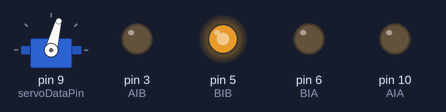
A sketch run on a simulated Arduino Uno, built with avr-gcc and run on an emulated ATmega328P. Parts: servo, output pins drawn as LEDs (lit = HIGH).

Above: at 0.3 s.
Timing chart, 0 to 1.8 s (numbered marks = the images above):
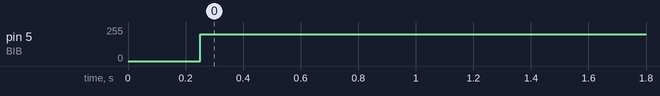

The sketch:

servo.ino
```cpp
#include <Servo.h>
#include <NewPing.h>

int pos = 0;
const int triggerPin = 11;
const int echoPin = 12;
int servoDataPin = 9;

const int AIA = 10;
const int AIB = 3;
const int BIA = 6;
const int BIB = 5;

int front_distance = 0;
int left_distance = 0;
int right_distance = 0;

int scanDelay = 100;
byte speed = 200;

Servo servo;
NewPing sonar(triggerPin, echoPin, 100);

void setup() {
  Serial.begin(9600);
  servo.attach(servoDataPin);
  servo.write(75); //20 75 150
  pinMode(AIA, OUTPUT); // set pins to output
  pinMode(AIB, OUTPUT);
  pinMode(BIA, OUTPUT);
  pinMode(BIB, OUTPUT);
  Serial.begin( 9600 );
}

void loop() {
  delay(250);
  go_back();
  //scanForObstacles();
  //driver();
}

void driver() {
  if((front_distance <= right_distance) && (front_distance <= left_distance)) {
    go_front();
  } else if((right_distance <= left_distance) && (right_distance <= front_distance)) {
    turn_right();
  } else if((left_distance <= right_distance) && (left_distance <= front_distance)) {
    turn_left();
  } else {
    go_back();
  }
}

void scanForObstacles() {
  leftDetection();
  Serial.println("left: " + String(left_distance));
  delay(scanDelay);
  frontDetection();
  Serial.println("front: " + String(front_distance));
  delay(scanDelay);
  rightDetection();
  Serial.println("right: " + String(right_distance));
  delay(scanDelay);
}

void frontDetection() {
  for(int i=0;i<=5;i++){
    servo.write(75);
  }
  delay(300);
  front_distance = sonar.ping_cm();
}

void leftDetection() {
  for(int i=0;i<=15;i++) {
    servo.write(150);
  }
  delay(300);
  left_distance = sonar.ping_cm();
}

void rightDetection() {
  for(int i=0;i<=15;i++) {
    servo.write(20);
  }
  delay(300);
  right_distance = sonar.ping_cm();
}

void turn_left()
{
  analogWrite(AIA, speed);
  analogWrite(AIB, 0);
  analogWrite(BIA, speed);
  analogWrite(BIB, 0);
}
void turn_right()
{
  analogWrite(AIA, 0);
  analogWrite(AIB, speed);
  analogWrite(BIA, 0);
  analogWrite(BIB, speed);
}
void go_front()
{
  analogWrite(AIA, speed);
  analogWrite(AIB, 0);
  analogWrite(BIA, 0);
  analogWrite(BIB, speed);
}
void go_back()
{
  analogWrite(AIA, 0);
  analogWrite(AIB, 0);
  analogWrite(BIA, 0);
  analogWrite(BIB, speed);
}
void stop_vehicle()
{
  analogWrite(AIA, 0);
  analogWrite(AIB, 0);
  analogWrite(BIA, 0);
  analogWrite(BIB, 0);
  delay (2000);
}
```

Measured:
- by itself, pin 5 (BIB): 0/255 → 200/255 at 0.25 s
